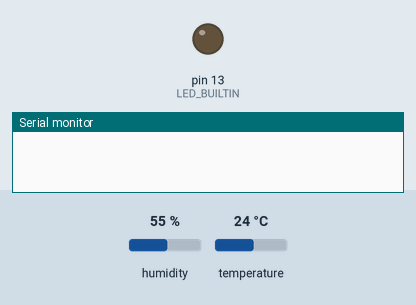
Simulated run of this sketch. Board: Arduino Uno, built with avr-gcc and run on an emulated ATmega328P. On the bench: output pins drawn as LEDs (lit = HIGH), the last lines printed to the serial monitor. Inputs (shaded band) come from the test bench; at power-on: humidity 55 %, temperature 24 °C.

Above: at 1.1 s.
At 2.39 s:
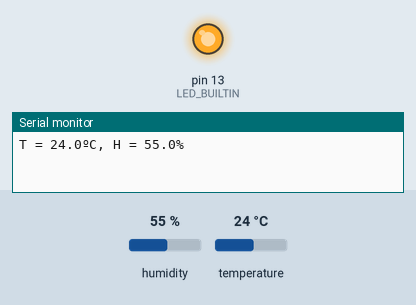
Timing chart, 0 to 3.0 s (numbered marks = the images above):
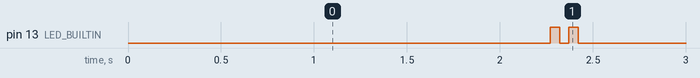

Measured:
- by itself, pin 13 (LED_BUILTIN): repeats every 1.2 s: LOW 0.05 s, HIGH 0.05 s, LOW 1.0 s, HIGH 0.05 s
- by itself, everything shown: repeats every 1.2 s, in 4 steps

The sketch:

dht11.ino
```cpp
#include <dht_nonblocking.h>

#define DHT_SENSOR_TYPE DHT_TYPE_11

static const int DHT_SENSOR_PIN = 2;
DHT_nonblocking dht_sensor(DHT_SENSOR_PIN, DHT_SENSOR_TYPE);

void setup( )
{
  pinMode(LED_BUILTIN, OUTPUT);
  Serial.begin( 9600);
}

void flash(){
  for (int i=0;i<2;i++){
    digitalWrite(LED_BUILTIN, HIGH);
    delay(50);
    digitalWrite(LED_BUILTIN, LOW);
    delay(50);
    digitalWrite(LED_BUILTIN, HIGH);
    delay(50);
    digitalWrite(LED_BUILTIN, LOW);
    delay(1000);
  }
}

void loop( )
{
  float temperature;
  float humidity;

  if(dht_sensor.measure(&temperature,&humidity))
  {
    Serial.print("T = ");
    Serial.print(temperature,1);
    Serial.print("ºC, H = ");
    //Serial.print(" ");
    Serial.print(humidity,1);
    Serial.println( "%" );
    flash();
  }
}
```
